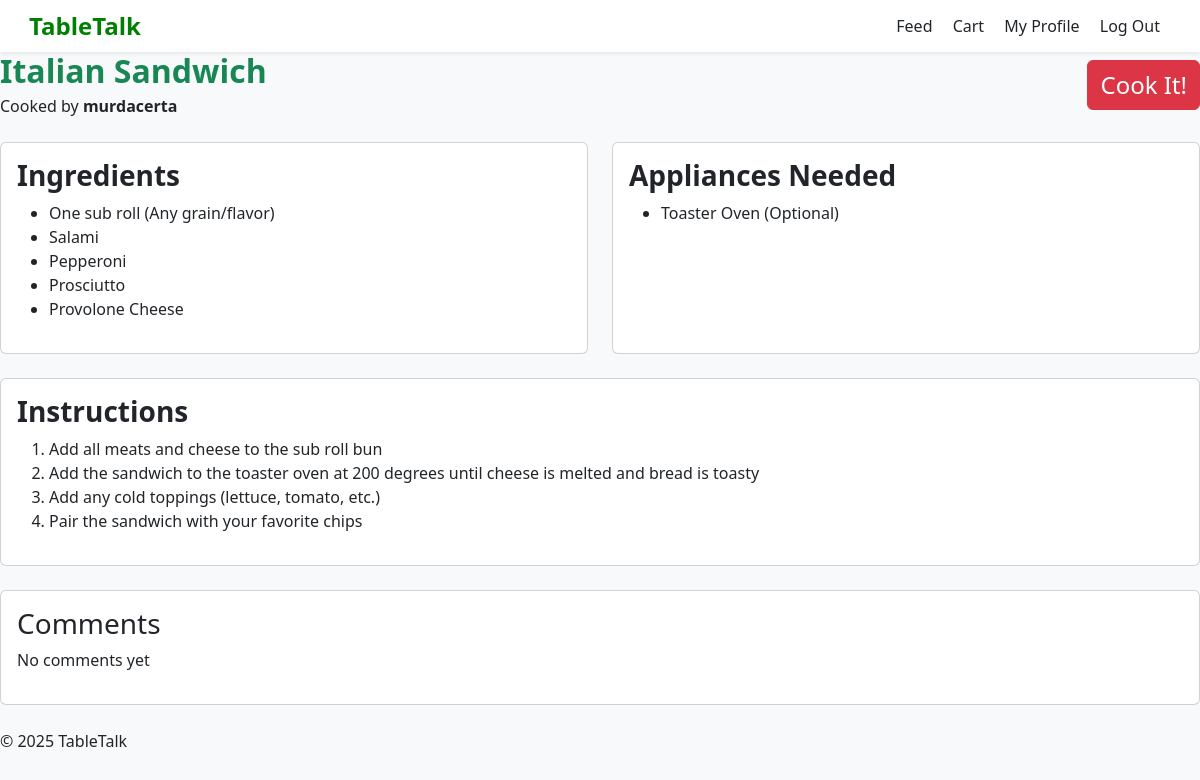
/view_recipe/6 (signed in), run on the app's committed database.
### tables this page shows
CREATE TABLE "posts" (
    id INTEGER PRIMARY KEY AUTOINCREMENT,
    title TEXT NOT NULL,
    category TEXT NOT NULL,
    user_id INTEGER NOT NULL,
    appliance_id INTEGER, username, ingredients, steps, appliances,  -- now optional
    -- include any other columns you had
    FOREIGN KEY (user_id) REFERENCES users(id)
);

### app.py (the view)
@app.route('/view_recipe/<int:recipe_id>', methods=['GET', 'POST'])
def view_recipe(recipe_id):
    db = get_db()
    recipe = db.execute('SELECT * FROM posts WHERE id = ?',
                        (recipe_id,)).fetchone()
    if recipe is None:
        flash("Recipe not found", "error")
        return redirect(url_for('show_feed'))
    ingredients = recipe['ingredients'].split('\n') if recipe['ingredients'] else []
    instructions = recipe['steps'].split('\n') if recipe['steps'] else []
    appliances = recipe['appliances'].split('\n') if recipe['steps'] else []
    comments = []
    return render_template('recipe_card.html', recipe=recipe, ingredients=ingredients, instructions=instructions, appliances=appliances, comments=comments)

### app.py (called while the page is built)
def connect_db():
    rv = sqlite3.connect(app.config['DATABASE'])
    rv.row_factory = sqlite3.Row
    return rv

def get_db():
    if not hasattr(g, 'sqlite_db'):
        g.sqlite_db = connect_db()
    return g.sqlite_db

### templates/recipe_card.html (shortened to what this page needs)
{% extends "layout.html" %}
{% block content %}
<div class="row align-items-center mb-4">
  <div class="col-md-8">
    <h2 class="text-success mb-1"><strong>{{ recipe.title }}</strong></h2>
    <p class="mb-0">Cooked by <strong>{{ recipe.username }}</strong></p>
  </div>
  <div class="col-md-4 text-end">
    <form method="POST" action="{{ url_for('add_to_cart', recipe_id=recipe.id) }}">
      <button type="submit" class="btn btn-danger btn-xxl" style="font-size: 1.5rem;">Cook It!</button>
    </form>
  </div>
</div>
<main>
  <article class="recipe-detail">
    <div class="row">
      <div class="col-md-6 mb-4">
        <div class="card h-100">
          <div class="card-body">
            <section class="ingredients">
              <h3 class="card-title"><strong>Ingredients</strong></h3>
              {% if ingredients %}
                <ul>
                  {% for ingredient in ingredients %}
                    <li>{{ ingredient }}</li>
                  {% endfor %}
                </ul>
              {% else %}
                <p>No Ingredients Listed</p>
              {% endif %}
            </section>
          </div>
        </div>
      </div>
      <div class="col-md-6 mb-4">
        <div class="card h-100">
          <div class="card-body">
            <section class="appliances">
              <h3 class="card-title"><strong>Appliances Needed</strong></h3>
              {% if appliances %}
                <ul>
                  {% for appliance in appliances %}
                    <li>{{ appliance }}</li>
                  {% endfor %}
                </ul>
              {% else %}
                <p>No Appliances Listed</p>
              {% endif %}
            </section>
          </div>
        </div>
      </div>
    </div>
    <div class="row">
      <div class="col-12 mb-4">
        <div class="card">
          <div class="card-body">
            <section class="instructions">
              <h3 class="card-title"><strong>Instructions</strong></h3>
              <ol>
                {% for step in instructions %}
                  <li>{{ step }}</li>
                {% endfor %}
              </ol>
            </section>
          </div>
        </div>
      </div>
    </div>
    <div class="row">
      <div class="col-12 mb-4">
        <div class="card">
          <div class="card-body">
            <section class="comments">
              <h3 class="card-title">Comments</h3>
              {% if comments %}
                <ul>
                  {% for c in comments %}
                    <li>{{ c }}</li>
                  {% endfor %}
                </ul>
              {% else %}
                <p>No comments yet</p>
              {% endif %}
            </section>
          </div>
        </div>
      </div>
    </div>
  </article>
</main>
<footer>
  <p>&copy; 2025 TableTalk</p>
</footer>
{% endblock %}

### templates/layout.html (style rules this page uses)
body { background-color: #f8f9fa; }

### data on the page
posts: title "Italian Sandwich", username "murdacerta", appliances "Toaster Oven (Optional)"

### other printed values
{{ ingredient }} "One sub roll (Any grain/flavor)" "Salami" "Pepperoni" "Prosciutto" "Provolone Cheese"
{{ step }} "Add all meats and cheese to the sub roll bun" "Add the sandwich to the toaster oven at 200 degrees until cheese is melted and bread is toasty" "Add any cold toppings (lettuce, tomato, etc.)" "Pair the sandwich with your favorite chips"
